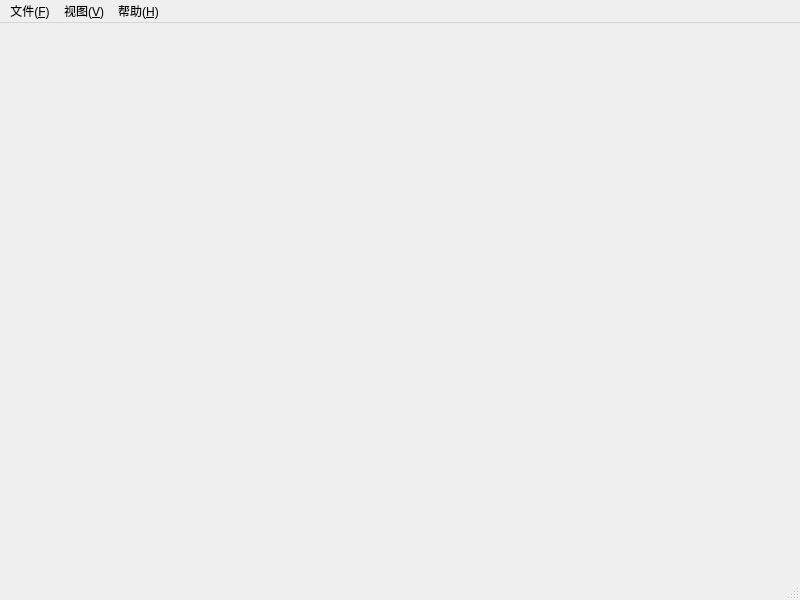
<?xml version="1.0" encoding="UTF-8"?>
<ui version="4.0">
 <class>MainWindow</class>
 <widget class="QMainWindow" name="MainWindow">
  <property name="geometry">
   <rect>
    <x>0</x>
    <y>0</y>
    <width>800</width>
    <height>600</height>
   </rect>
  </property>
  <property name="windowTitle">
   <string>MainWindow</string>
  </property>
  <widget class="QWidget" name="centralwidget"/>
  <widget class="QMenuBar" name="main_menubar">
   <property name="geometry">
    <rect>
     <x>0</x>
     <y>0</y>
     <width>800</width>
     <height>23</height>
    </rect>
   </property>
   <widget class="QMenu" name="file_menu">
    <property name="title">
     <string>文件(&amp;F)</string>
    </property>
    <addaction name="open_file_action"/>
   </widget>
   <widget class="QMenu" name="help_menu">
    <property name="title">
     <string>帮助(&amp;H)</string>
    </property>
    <addaction name="about_action"/>
   </widget>
   <widget class="QMenu" name="view_menu">
    <property name="title">
     <string>视图(&amp;V)</string>
    </property>
   </widget>
   <addaction name="file_menu"/>
   <addaction name="view_menu"/>
   <addaction name="help_menu"/>
  </widget>
  <widget class="QStatusBar" name="statusbar"/>
  <action name="open_file_action">
   <property name="text">
    <string>打开文件(&amp;O)</string>
   </property>
   <property name="toolTip">
    <string>打开</string>
   </property>
   <property name="shortcut">
    <string>Ctrl+O</string>
   </property>
  </action>
  <action name="about_action">
   <property name="text">
    <string>关于</string>
   </property>
  </action>
 </widget>
 <resources/>
 <connections/>
</ui>
